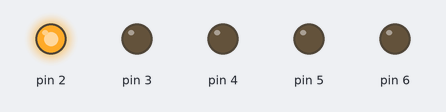
The sketch below on a simulated Arduino Uno, built with avr-gcc and run on an emulated ATmega328P. Shown: output pins drawn as LEDs (lit = HIGH).

Above: at 0.5 s.
At 2.5 s:
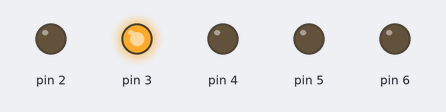
At 4.5 s:
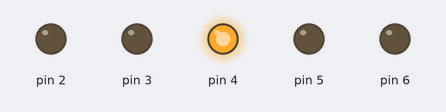
At 6.5 s:
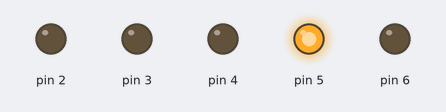
At 8.5 s:
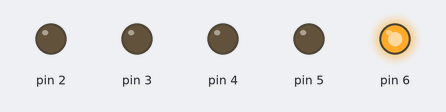
At 11.5 s:
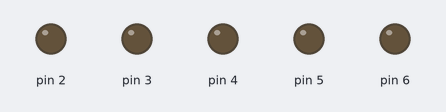
Timing chart, 0 to 13.0 s (numbered marks = the images above):
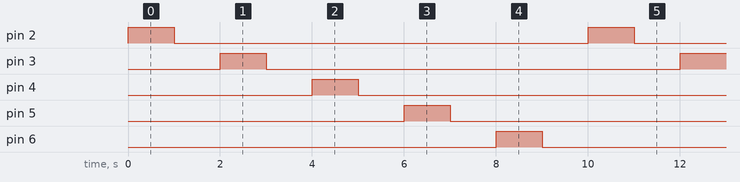

The sketch:

L1b.ino
```cpp
void setup() {
  for (int pin = 2; pin <= 6; pin++) {
    pinMode(pin, OUTPUT);
  }
}

void loop() {
  // Forward sequence
  for (int pin = 2; pin <= 6; pin++) {
    digitalWrite(pin, HIGH);
    delay(1000);
    digitalWrite(pin, LOW);
    delay(1000);
  }
}
```

Measured:
- by itself, pin 2–6: alternates HIGH for 1.0 s and LOW for 9.0 s
- by itself, everything shown: repeats every 10.0 s, in 10 steps
